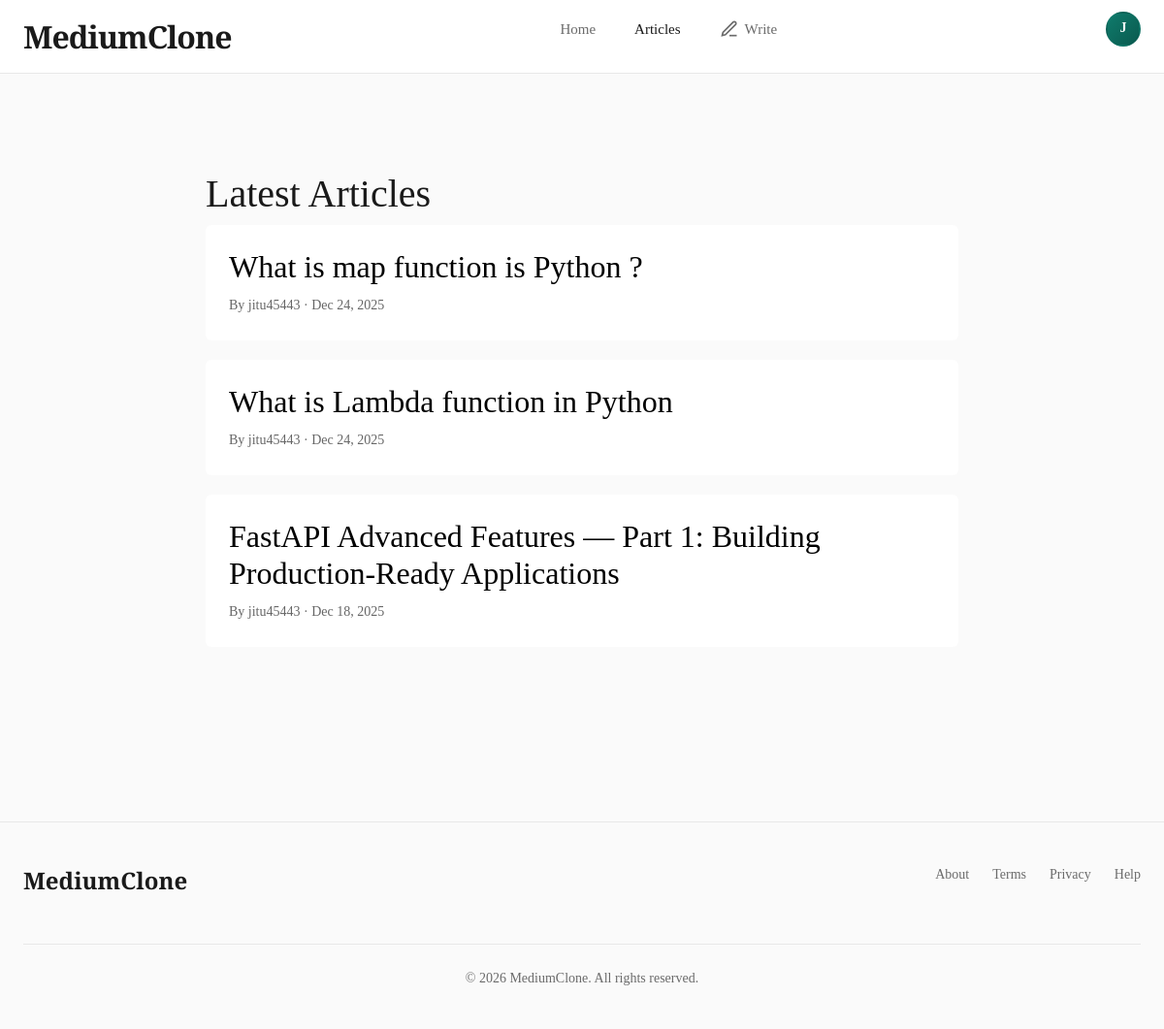
Page /article/list/ (signed in) on the committed database.
### apps/users/models.py (models this page shows, shortened)
class User(AbstractUser):
    pic = models.ImageField(upload_to='users/pics', null=True, blank=True)

### apps/article/models.py (models this page shows, shortened)
class Article(TimeStampedModel):
    class STATUS(models.TextChoices):
        DRAFT = 'DRAFT', 'Draft'
        PUBLISHED = 'PUBLISHED', 'Published'
        ARCHIVED = 'ARCHIVED', 'Archived'
    author = models.ForeignKey(
        User,
        on_delete=models.CASCADE,
        related_name='articles'
    )
    title = models.CharField(max_length=255)
    text = RichTextField()
    image = models.ImageField(upload_to='articles/', null=True, blank=True)
    slug = models.SlugField(max_length=255, unique=True)
    status = models.CharField(
        max_length=20,
        choices=STATUS.choices,
        default=STATUS.DRAFT
    )
    published_at = models.DateTimeField(null=True, blank=True)
    is_deleted = models.BooleanField(default=False)
    class Meta:
        ordering = ('-published_at',)
        verbose_name_plural = 'articles'

### apps/article/views.py (the view)
# urls.py: path('list/', ArticleListView.as_view(), name='article_list'),
class ArticleListView(LoginRequiredMixin, ListView):
    queryset = Article.objects.all()
    template_name = "article/list.html"
    context_object_name = "articles"
    def get_queryset(self):
        return (
            Article.objects.filter(
                status=Article.STATUS.PUBLISHED,
                is_deleted=False
            ).select_related("author")
            .order_by("-published_at")
        )

### templates/article/list.html (shortened to what this page needs)
{% extends "base.html" %}
{% block content %}
<div class="container">
    <h1>Latest Articles</h1>
    {% for article in articles %}
    <div class="article">
        <h2>
            <a href="{% url 'article_detail' article.slug %}" style="">
                {{ article.title }}
            </a>
        </h2>
        <div class="meta">
            By {{ article.author.username }} ·
            {{ article.published_at|date:"M d, Y" }}
        </div>
    </div>
    {% empty %}
    <p>No articles yet.</p>
    {% endfor %}
</div>
{% endblock content %}

### templates/base.html (shortened to what this page needs)
<!DOCTYPE html>
<html lang="en">
<head>
    <link href="https://cdn.jsdelivr.net/npm/bootstrap@5.3.0/dist/css/bootstrap.min.css" rel="stylesheet">
</head>
<body>
<nav class="main-navbar">
    <div class="navbar-container">
        <a class="navbar-brand" href="{% url 'home' %}">MediumClone</a>
        <ul class="nav-left" id="navLeft">
            <li><a class="nav-link-item" href="{% url 'home' %}">Home</a></li>
            <li><a class="nav-link-item" href="{% url 'article_list' %}">Articles</a></li>
            {% if user.is_authenticated %}
            <li>
                <a class="btn-write" href="{% url 'article_create' %}">
                    <svg viewBox="0 0 24 24" fill="none" stroke="currentColor" stroke-width="2">
                        <path d="M12 20h9"></path>
                        <path d="M16.5 3.5a2.121 2.121 0 0 1 3 3L7 19l-4 1 1-4L16.5 3.5z"></path>
                    </svg>
                    Write
                </a>
            </li>
            {% endif %}
        </ul>
        <ul class="nav-right" id="navRight">
            {% if user.is_authenticated %}
            <li class="user-menu">
                <div class="user-avatar">
                    {{ user.username|first|upper }}
                </div>
            </li>
            {% else %}
            <li><a class="nav-link-item" href="{% url 'account_login' %}">Sign In</a></li>
            <li><a class="btn-signup" href="{% url 'account_signup' %}">Get Started</a></li>
            {% endif %}
        </ul>
    </div>
</nav>
<main class="main-content">
    {% block content %}{% endblock %}
</main>
<footer class="main-footer">
    <div class="footer-content">
        <div class="footer-brand">MediumClone</div>
        <ul class="footer-links">
            <li><a class="footer-link" href="#">About</a></li>
            <li><a class="footer-link" href="#">Terms</a></li>
            <li><a class="footer-link" href="#">Privacy</a></li>
            <li><a class="footer-link" href="#">Help</a></li>
        </ul>
        <div class="footer-copyright">
            &copy; {% now "Y" %} MediumClone. All rights reserved.
        </div>
    </div>
</footer>
</body>
</html>

### templates/base.html (style rules this page uses)
:root { --primary-dark: #1a1a1a; --primary-accent: #0f7b6c; --secondary-text: #6b6b6b; --border-light: #e8e8e8; --bg-subtle: #fafafa; --hover-bg: #f7f7f7; }
* { margin: 0; padding: 0; box-sizing: border-box; }
body { font-family: 'Source Serif 4', 'Lora', Georgia, serif; color: var(--primary-dark); background-color: #ffffff; line-height: 1.6; }
.main-navbar { background: #ffffff; border-bottom: 1px solid var(--border-light); position: sticky; top: 0; z-index: 1000; backdrop-filter: blur(10px); background: rgba(255, 255, 255, 0.95); transition: all 0.3s ease; }
.navbar-container { max-width: 1200px; margin: 0 auto; padding: 0 24px; display: flex; align-items: center; justify-content: space-between; height: 75px; }
.navbar-brand { font-family: 'Playfair Display', serif; font-size: 32px; font-weight: 900; color: var(--primary-dark); text-decoration: none; letter-spacing: -1px; transition: all 0.3s ease; }
.nav-left, .nav-right { display: flex; align-items: center; gap: 8px; list-style: none; }
.nav-link-item { padding: 8px 16px; color: var(--secondary-text); text-decoration: none; font-size: 15px; font-weight: 400; transition: all 0.2s ease; border-radius: 24px; position: relative; }
.nav-link-item.active { color: var(--primary-dark); font-weight: 500; }
.btn-write { display: inline-flex; align-items: center; gap: 6px; padding: 8px 16px; background: transparent; color: var(--secondary-text); border: none; border-radius: 24px; font-size: 15px; text-decoration: none; transition: all 0.2s ease; cursor: pointer; }
.btn-write svg { width: 20px; height: 20px; }
.user-menu { position: relative; }
.user-avatar { width: 36px; height: 36px; border-radius: 50%; background: linear-gradient(135deg, var(--primary-accent), #0a5a4f); color: white; display: flex; align-items: center; justify-content: center; font-weight: 600; font-size: 14px; cursor: pointer; transition: all 0.2s ease; border: 2px solid transparent; }
.main-content { max-width: 1200px; margin: 0 auto; padding: 60px 24px; min-height: calc(100vh - 200px); }
.main-footer { background: var(--bg-subtle); border-top: 1px solid var(--border-light); padding: 40px 24px; margin-top: 80px; }
.footer-content { max-width: 1200px; margin: 0 auto; display: flex; justify-content: space-between; align-items: center; flex-wrap: wrap; gap: 20px; }
.footer-brand { font-family: 'Playfair Display', serif; font-size: 24px; font-weight: 700; color: var(--primary-dark); }
.footer-links { display: flex; gap: 24px; list-style: none; }
.footer-link { color: var(--secondary-text); text-decoration: none; font-size: 14px; transition: color 0.2s ease; }
.footer-copyright { width: 100%; text-align: center; margin-top: 24px; padding-top: 24px; border-top: 1px solid var(--border-light); color: var(--secondary-text); font-size: 14px; }
.main-content { animation: fadeInUp 0.6s ease-out; }

### templates/article/list.html (style rules this page uses)
body { font-family: Georgia, serif; background: #fafafa; }
.container { max-width: 800px; margin: 40px auto; }
.article { background: white; padding: 24px; margin-bottom: 20px; border-radius: 6px; }
.article h2 { margin: 0 0 10px; }
.meta { color: #666; font-size: 14px; }
a { text-decoration: none; color: black; }

### rows in the picture
User: username|first "J"
Article: title "What is map function is Python ?", author.username "jitu45443", published_at "Dec 24, 2025"
Article: title "What is Lambda function in Python", author.username "jitu45443", published_at "Dec 24, 2025"
Article: title "FastAPI Advanced Features — Part 1: Building Production-Ready Applications", author.username "jitu45443", published_at "Dec 18, 2025"
